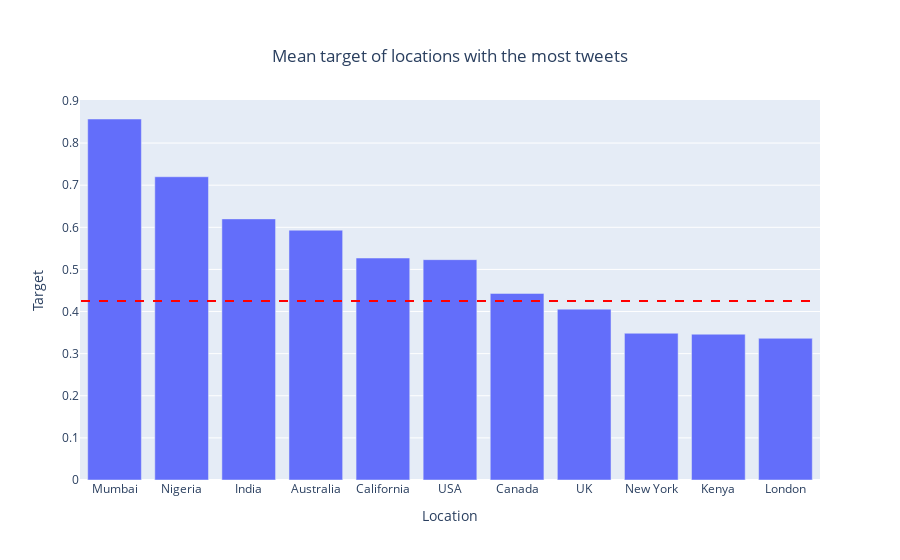

Here is the notebook cell this chart was saved with:
### Markdown cell above
Sau khi làm sạch tên các địa điểm, hãy cùng nhìn lại xem tỷ lệ tweet là thảm họa ở mỗi địa phương ở trên. Dưới đây là biểu đồ cột thể hiện tỷ lệ một tweet là thảm họa ở các địa phương khác nhau, đường gạch ngang nét đứt màu đỏ là đường tham chiếu thể hiện tỷ lệ thảm họa trung bình của tweet trên toàn tập dữ liệu.

### Code cell
#Lọc dữ liệu
location_df = train_df[train_df["location"].isin(top_location.index)]
location_target = location_df.groupby("location")["target"].mean().sort_values(ascending=False)
mean_target = train_df["target"].mean()

fig = go.Figure()
#Biểu đồ cột
fig.add_trace(go.Bar(
    x=location_target.index,
    y=location_target.values,
))
#Thêm đường tham chiếu
fig.add_shape(
    type="line",
    x0=-0.5,
    y0=mean_target,
    x1=len(location_target) - 0.5,
    y1=mean_target,
    line=dict(
        color="red",
        width=2,
        dash="dash"
    )
)
#Chỉnh các tiêu đề
fig.update_layout(
    xaxis={'type': 'category'},
    yaxis_title="Target",
    xaxis_title="Location",
    title={
        'text': 'Mean target of locations with the most tweets',
        'x': 0.5,
        'xanchor': 'center',
        'yanchor': 'top'
    }
)

fig.show()

### Figure 1 — Plotly figure (JSON) as saved in the notebook; plotly's stock layout.template omitted (floating-point values rounded to 4 significant figures)
{"data": [{"type": "bar", "x": ["Mumbai", "Nigeria", "India", "Australia", "California", "USA", "Canada", "UK", "New York", "Kenya", "London"], "y": [0.8571, 0.72, 0.62, 0.5932, 0.527, 0.5231, 0.443, 0.4057, 0.3484, 0.3462, 0.3364]}], "layout": {"shapes": [{"line": {"color": "red", "dash": "dash", "width": 2}, "type": "line", "x0": -0.5, "x1": 10.5, "y0": 0.4253, "y1": 0.4253}], "title": {"text": "Mean target of locations with the most tweets", "x": 0.5, "xanchor": "center", "yanchor": "top"}, "xaxis": {"title": {"text": "Location"}, "type": "category"}, "yaxis": {"title": {"text": "Target"}}}}
